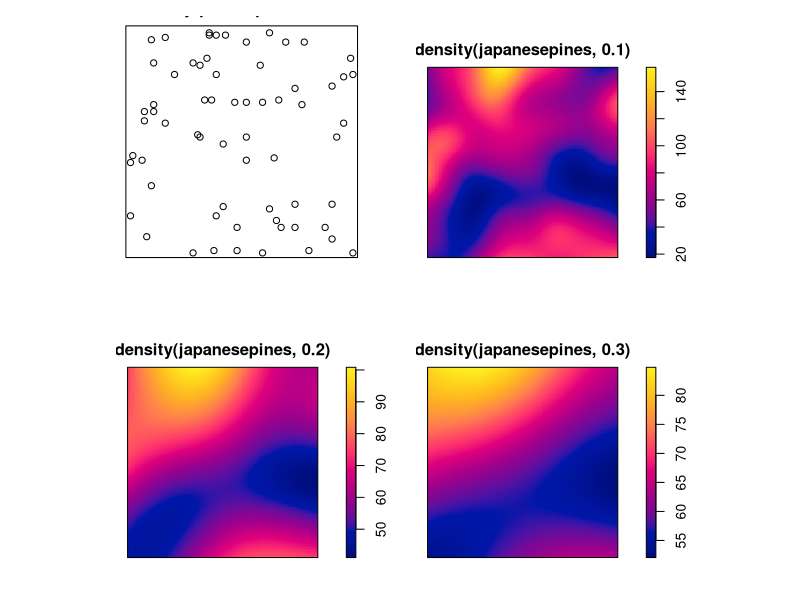
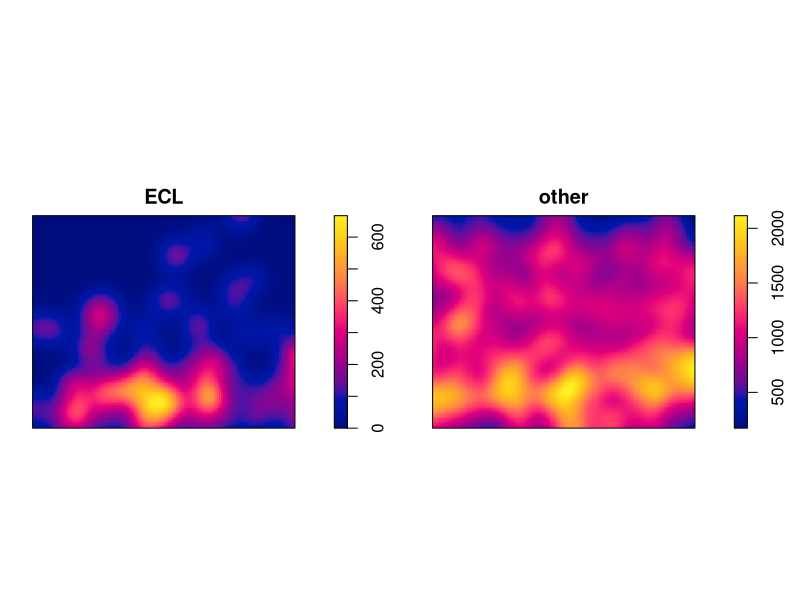
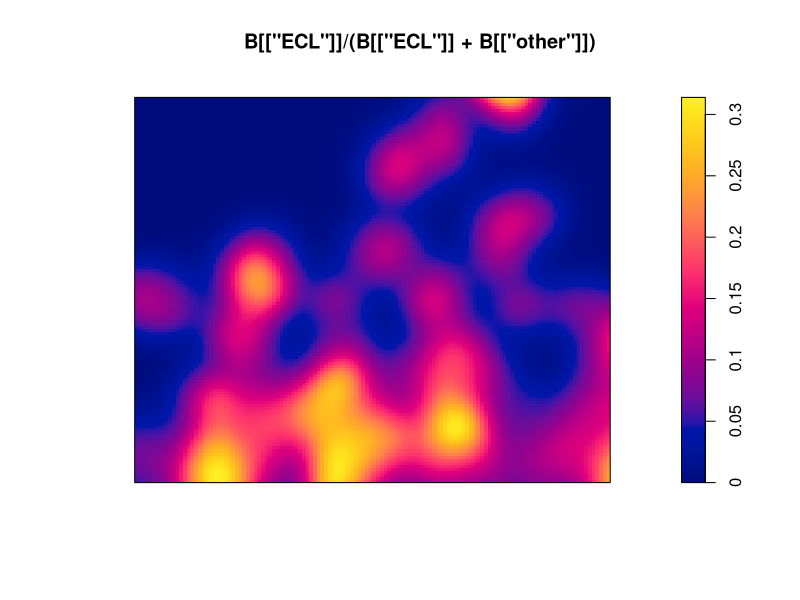
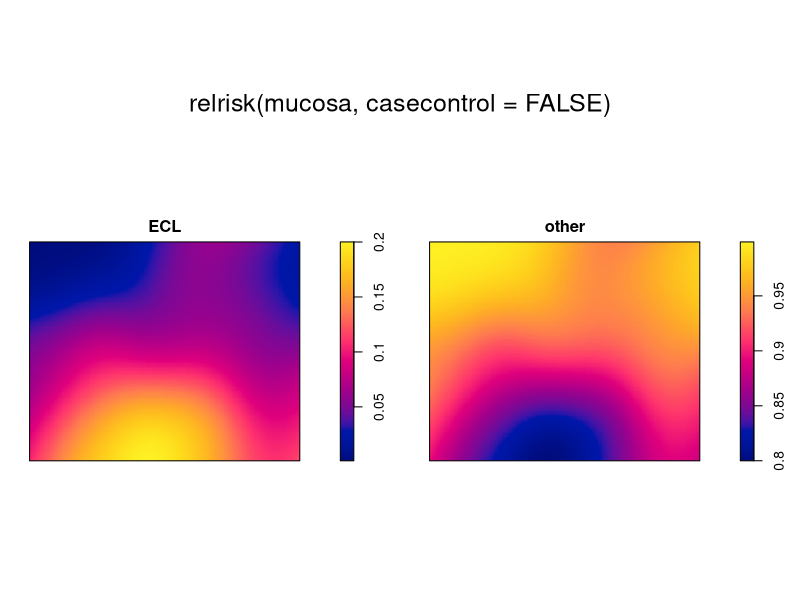
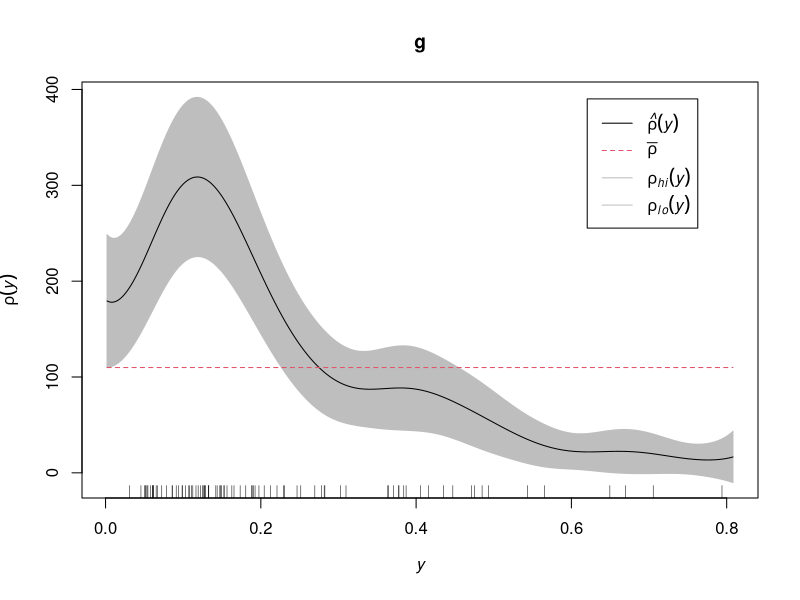
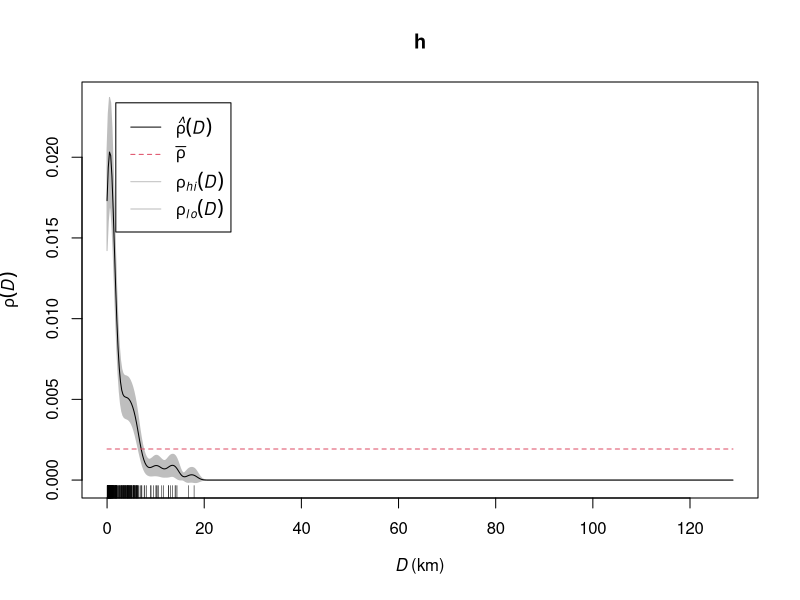
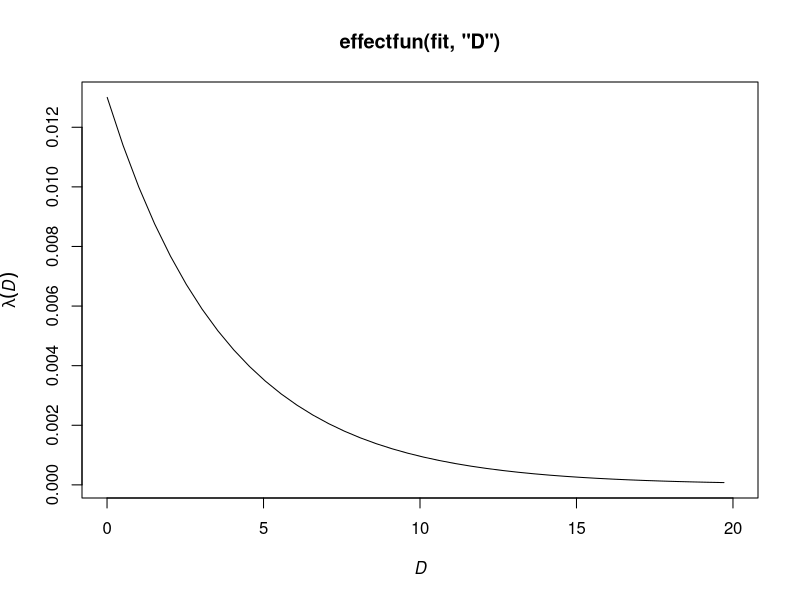
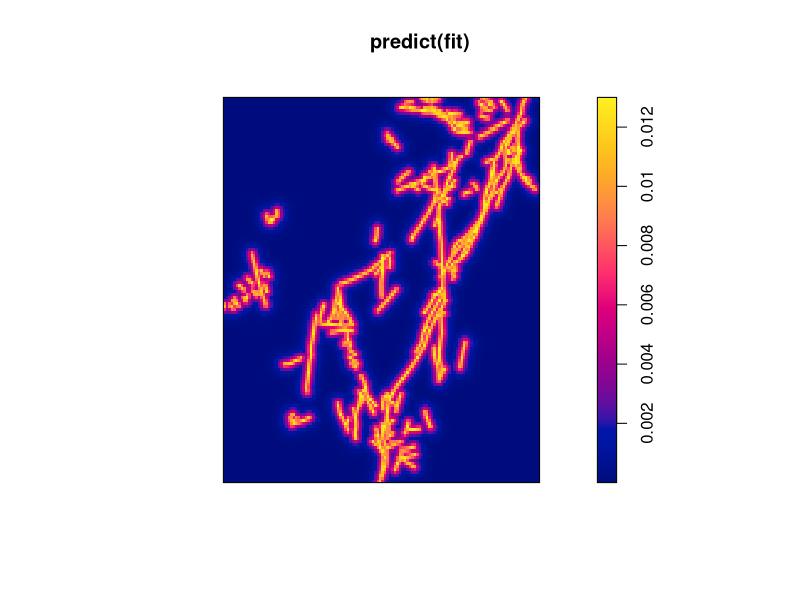

Generate these figures, in order, with R:
## ---- chunk 1
library(spatstat)
plot(solist(japanesepines=japanesepines,
             "density(japanesepines, 0.1)"=density(japanesepines, 0.1),
             "density(japanesepines, 0.2)"=density(japanesepines, 0.2),
             "density(japanesepines, 0.3)"=density(japanesepines, 0.3)),
	      main="")
## ---- chunk 2
M <- split(mucosa)
B <- density(M, bw.diggle)
plot(B, main="")
## ---- chunk 3
plot(B[["ECL"]]/(B[["ECL"]] + B[["other"]]))
## ---- chunk 4
plot(relrisk(mucosa, casecontrol=FALSE))
## ---- chunk 5
E <- split(mucosa)$ECL
g <- rhohat(E, "y")
plot(g)
## ---- chunk 6
X <- murchison$gold
L <- murchison$faults
X <- rescale(X, 1000, "km")
L <- rescale(L, 1000, "km")
D <- distfun(L)
h <- rhohat(X, D)
plot(h)
## ---- chunk 7
fit <- ppm(X ~ D)
coef(fit)
confint(fit)
anova(fit, test="Chi")
plot(effectfun(fit, "D"), xlim=c(0, 20))
plot(predict(fit))
## ---- chunk 8
Jfit <- ppm(japanesepines ~ x + y)
Jfit
confint(Jfit)
Jfit2 <- ppm(japanesepines ~ polynom(x,y,2))
Jfit2
plot(predict(Jfit2))
## ---- chunk 9
anova(Jfit, Jfit2, test="Chi")
## ---- chunk 10
step(Jfit2)
## ---- chunk 11
plot(simulate(Jfit2))
## ---- chunk 12
plot(simulate(Jfit2, nsim=12))
## ---- chunk 13
model0 <- ppm(mucosa ~ marks)
model0
coef(model0)
plot(predict(model0), equal.ribbon=TRUE)
## ---- chunk 14
model1 <- ppm(mucosa ~ marks + y)
model1
coef(model1)
plot(predict(model1))
## ---- chunk 15
model2 <- ppm(mucosa ~ marks * y)
model2
coef(model2)
plot(predict(model2))
## ---- chunk 16
model1xy <- ppm(mucosa ~ marks + x + y)
model1xy
coef(model1xy)
plot(predict(model1xy))
## ---- chunk 17
model2xy <- ppm(mucosa ~ marks * (x + y))
model2xy
coef(model2xy)
plot(predict(model2xy))
## ---- chunk 18
model3 <- ppm(mucosa ~ marks + polynom(x, y, 2))
model3
coef(model3)
plot(predict(model3))
## ---- chunk 19
model4 <- ppm(mucosa ~ marks * polynom(x,y,2))
model4
coef(model4)
plot(predict(model4))
## ---- chunk 20
plot(relrisk(model4, casecontrol=FALSE))
## ---- chunk 21
plot(relrisk(model3, casecontrol=FALSE), equal.ribbon=TRUE)
